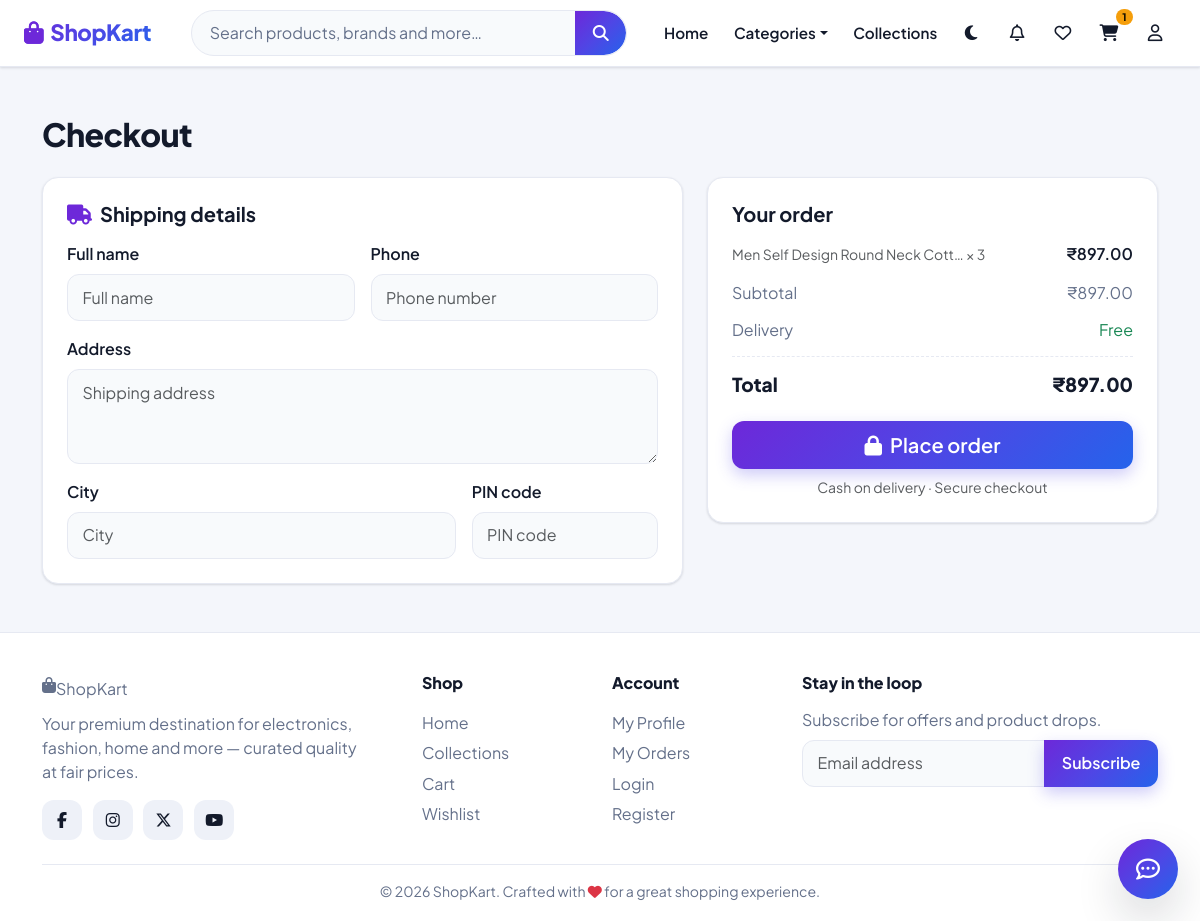
Before: /checkout/ (signed in) with the older database file.
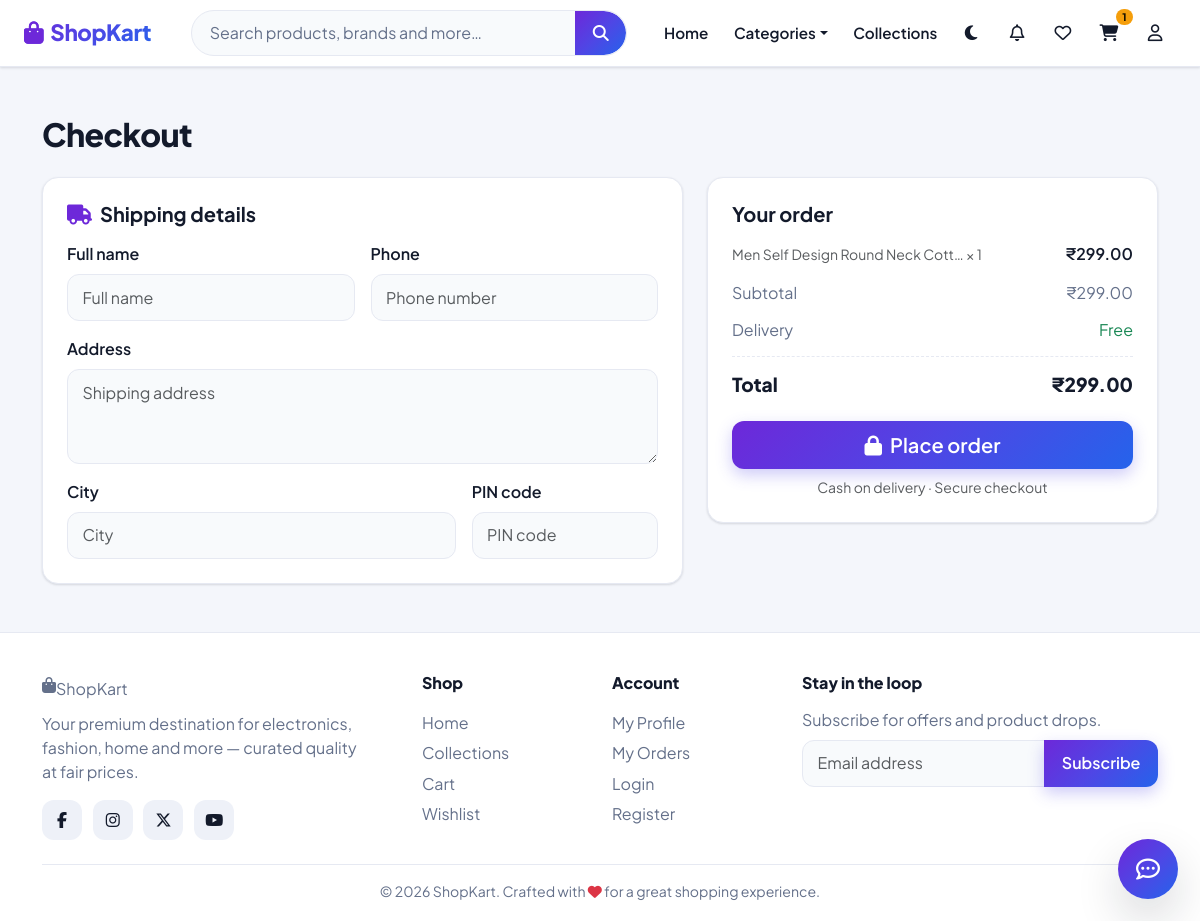
After: the same page with the newer database file.
### shop/models.py (models this page shows, shortened)
class CartItem(models.Model):
    user = models.ForeignKey(User, on_delete=models.CASCADE)
    product = models.ForeignKey(Product, on_delete=models.CASCADE)
    qty = models.PositiveIntegerField(default=1)
    created_at = models.DateTimeField(auto_now_add=True)
    def sub_total(self):
        return self.product.selling_price * self.qty

class Product(models.Model):
    name = models.CharField(max_length=200)
    slug = models.SlugField(unique=True, blank=True)
    description = models.TextField(blank=True)
    image = models.ImageField(upload_to='product_images/', null=True, blank=True)
    original_price = models.DecimalField(max_digits=10, decimal_places=2)
    selling_price = models.DecimalField(max_digits=10, decimal_places=2)
    qty = models.PositiveIntegerField(default=0)
    is_active = models.BooleanField(default=True)
    category = models.ForeignKey(Category, related_name='products', on_delete=models.CASCADE)
    created_at = models.DateTimeField(auto_now_add=True)

### shop/views.py (the view)
# urls.py: path("checkout/", views.checkout, name="checkout"),
@login_required
def checkout(request):
    items = CartItem.objects.filter(user=request.user).select_related("product")
    if not items:
        messages.info(request, "Your cart is empty.")
        return redirect("shop:cart")
    sub_total = sum(i.sub_total() for i in items)
    profile = getattr(request.user, "profile", None)
    if request.method == "POST":
        form = CheckoutForm(request.POST)
        if form.is_valid():
            order = form.save(commit=False)
            order.user = request.user
            order.total = sub_total
            order.save()
            for item in items:
                OrderItem.objects.create(
                    order=order,
                    product=item.product,
                    product_name=item.product.name,
                    price=item.product.selling_price,
                    qty=item.qty,
                )
            items.delete()
            messages.success(request, f"Order #{order.pk} placed successfully!")
            return redirect("shop:order_detail", order_id=order.pk)
    else:
        initial = {}
        if profile:
            initial = {
                "full_name": profile.full_name or request.user.get_full_name(),
                "phone": profile.phone,
                "address": profile.address,
                "city": profile.city,
                "pincode": profile.pincode,
            }
        form = CheckoutForm(initial=initial)
    return render(request, "shop/checkout.html", {
        "items": items,
        "sub_total": sub_total,
        "form": form,
    })

### shop/forms.py
class CheckoutForm(forms.ModelForm):
    class Meta:
        model = Order
        fields = ["full_name", "phone", "address", "city", "pincode"]
        widgets = {
            "full_name": forms.TextInput(attrs={"class": "form-control", "placeholder": "Full name"}),
            "phone": forms.TextInput(attrs={"class": "form-control", "placeholder": "Phone number"}),
            "address": forms.Textarea(attrs={"class": "form-control", "rows": 3, "placeholder": "Shipping address"}),
            "city": forms.TextInput(attrs={"class": "form-control", "placeholder": "City"}),
            "pincode": forms.TextInput(attrs={"class": "form-control", "placeholder": "PIN code"}),
        }

### shop/templates/shop/checkout.html (shortened to what this page needs)
{% extends 'shop/layouts/main.html' %}
{% load static %}
{% block content %}
<div class="container">
  <div class="section-head"><h2 class="section-title">Checkout</h2></div>
  <form method="post" action="{% url 'shop:checkout' %}">
    <div class="row g-4">
      <div class="col-lg-7">
        <div class="surface p-4">
          <h5 class="fw-bold mb-3"><i class="fa-solid fa-truck me-2" style="color:var(--brand);"></i>Shipping details</h5>
          <div class="row g-3">
            <div class="col-md-6">
              <label class="form-label fw-semibold">Full name</label>
              {{ form.full_name }}
            </div>
            <div class="col-md-6">
              <label class="form-label fw-semibold">Phone</label>
              {{ form.phone }}
            </div>
            <div class="col-12">
              <label class="form-label fw-semibold">Address</label>
              {{ form.address }}
            </div>
            <div class="col-md-8">
              <label class="form-label fw-semibold">City</label>
              {{ form.city }}
            </div>
            <div class="col-md-4">
              <label class="form-label fw-semibold">PIN code</label>
              {{ form.pincode }}
            </div>
          </div>
        </div>
      </div>
      <div class="col-lg-5">
        <div class="surface p-4 summary-card">
          <h5 class="fw-bold mb-3">Your order</h5>
          {% for item in items %}
          <div class="d-flex justify-content-between align-items-center mb-2">
            <span class="text-muted small">{{ item.product.name|truncatechars:32 }} × {{ item.qty }}</span>
            <span class="fw-semibold">₹{{ item.sub_total }}</span>
          </div>
          {% endfor %}
          <div class="summary-row"><span>Subtotal</span><span>₹{{ sub_total }}</span></div>
          <div class="summary-row"><span>Delivery</span><span class="text-success">Free</span></div>
          <div class="summary-row total"><span>Total</span><span>₹{{ sub_total }}</span></div>
          <button type="submit" class="btn btn-primary w-100 mt-3 btn-lg"><i class="fa-solid fa-lock me-2"></i>Place order</button>
          <p class="text-muted small text-center mt-2 mb-0">Cash on delivery · Secure checkout</p>
        </div>
      </div>
    </div>
  </form>
</div>
{% endblock %}

Changed rows visible on the page:
changed CartItem "Men Self Design Round Neck Cott…": qty "3" → "1"; sub_total "897.00" → "299.00"
Other visible differences:
{{ sub_total }}: "897.00" → "299.00"
